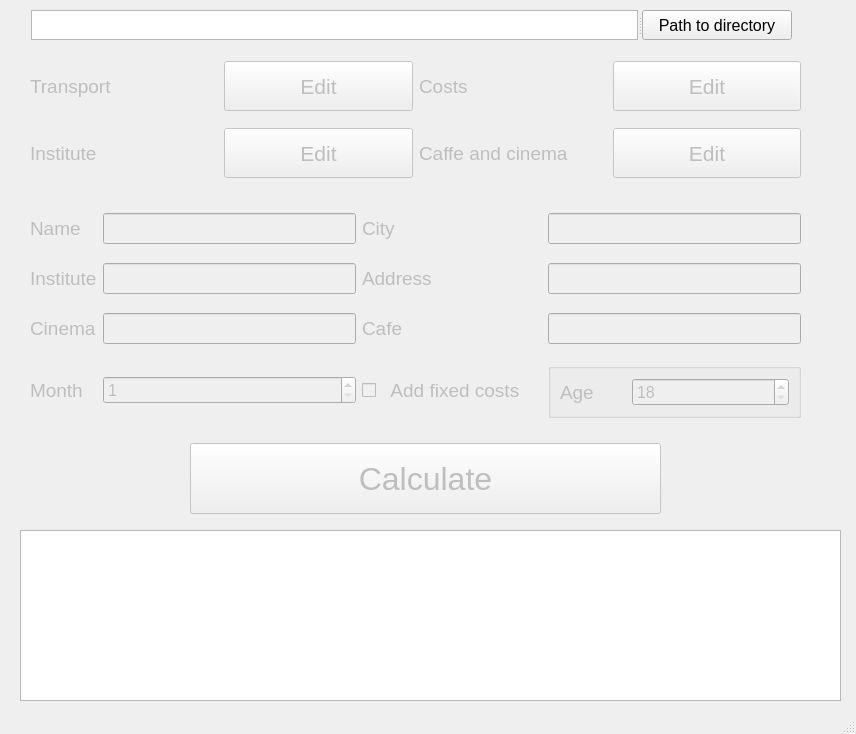
<?xml version="1.0" encoding="UTF-8"?>
<ui version="4.0">
 <class>MainWindow</class>
 <widget class="QMainWindow" name="MainWindow">
  <property name="geometry">
   <rect>
    <x>0</x>
    <y>0</y>
    <width>856</width>
    <height>734</height>
   </rect>
  </property>
  <property name="windowTitle">
   <string>MainWindow</string>
  </property>
  <widget class="QWidget" name="centralwidget">
   <property name="enabled">
    <bool>true</bool>
   </property>
   <widget class="QSplitter" name="splitter">
    <property name="geometry">
     <rect>
      <x>31</x>
      <y>10</y>
      <width>761</width>
      <height>30</height>
     </rect>
    </property>
    <property name="orientation">
     <enum>Qt::Horizontal</enum>
    </property>
    <widget class="QTextBrowser" name="textBrowser">
     <property name="sizePolicy">
      <sizepolicy hsizetype="Preferred" vsizetype="Preferred">
       <horstretch>250</horstretch>
       <verstretch>0</verstretch>
      </sizepolicy>
     </property>
     <property name="minimumSize">
      <size>
       <width>150</width>
       <height>0</height>
      </size>
     </property>
     <property name="maximumSize">
      <size>
       <width>900</width>
       <height>30</height>
      </size>
     </property>
     <property name="baseSize">
      <size>
       <width>900</width>
       <height>50</height>
      </size>
     </property>
     <property name="font">
      <font>
       <pointsize>10</pointsize>
      </font>
     </property>
    </widget>
    <widget class="QPushButton" name="pushButton">
     <property name="sizePolicy">
      <sizepolicy hsizetype="Maximum" vsizetype="Maximum">
       <horstretch>0</horstretch>
       <verstretch>0</verstretch>
      </sizepolicy>
     </property>
     <property name="minimumSize">
      <size>
       <width>150</width>
       <height>10</height>
      </size>
     </property>
     <property name="maximumSize">
      <size>
       <width>150</width>
       <height>30</height>
      </size>
     </property>
     <property name="font">
      <font>
       <pointsize>12</pointsize>
      </font>
     </property>
     <property name="text">
      <string>Path to directory</string>
     </property>
     <property name="iconSize">
      <size>
       <width>16</width>
       <height>12</height>
      </size>
     </property>
    </widget>
   </widget>
   <widget class="QTextEdit" name="textEdit">
    <property name="geometry">
     <rect>
      <x>20</x>
      <y>530</y>
      <width>821</width>
      <height>171</height>
     </rect>
    </property>
    <property name="readOnly">
     <bool>true</bool>
    </property>
   </widget>
   <widget class="QWidget" name="editWidget" native="true">
    <property name="enabled">
     <bool>false</bool>
    </property>
    <property name="geometry">
     <rect>
      <x>30</x>
      <y>50</y>
      <width>771</width>
      <height>141</height>
     </rect>
    </property>
    <layout class="QGridLayout" name="gridLayout">
     <item row="0" column="3">
      <widget class="QLabel" name="label_2">
       <property name="font">
        <font>
         <pointsize>14</pointsize>
        </font>
       </property>
       <property name="text">
        <string>Costs</string>
       </property>
      </widget>
     </item>
     <item row="0" column="4">
      <widget class="QPushButton" name="costs">
       <property name="sizePolicy">
        <sizepolicy hsizetype="Minimum" vsizetype="Maximum">
         <horstretch>0</horstretch>
         <verstretch>0</verstretch>
        </sizepolicy>
       </property>
       <property name="minimumSize">
        <size>
         <width>100</width>
         <height>50</height>
        </size>
       </property>
       <property name="maximumSize">
        <size>
         <width>200</width>
         <height>16777215</height>
        </size>
       </property>
       <property name="font">
        <font>
         <pointsize>16</pointsize>
        </font>
       </property>
       <property name="text">
        <string>Edit</string>
       </property>
      </widget>
     </item>
     <item row="1" column="2">
      <widget class="QPushButton" name="institute">
       <property name="sizePolicy">
        <sizepolicy hsizetype="Minimum" vsizetype="Maximum">
         <horstretch>0</horstretch>
         <verstretch>0</verstretch>
        </sizepolicy>
       </property>
       <property name="minimumSize">
        <size>
         <width>100</width>
         <height>50</height>
        </size>
       </property>
       <property name="maximumSize">
        <size>
         <width>200</width>
         <height>16777215</height>
        </size>
       </property>
       <property name="font">
        <font>
         <pointsize>16</pointsize>
        </font>
       </property>
       <property name="text">
        <string>Edit</string>
       </property>
      </widget>
     </item>
     <item row="1" column="3">
      <widget class="QLabel" name="label_4">
       <property name="font">
        <font>
         <pointsize>14</pointsize>
        </font>
       </property>
       <property name="text">
        <string>Caffe and cinema</string>
       </property>
      </widget>
     </item>
     <item row="1" column="0">
      <widget class="QLabel" name="label_3">
       <property name="font">
        <font>
         <pointsize>14</pointsize>
        </font>
       </property>
       <property name="text">
        <string>Institute</string>
       </property>
      </widget>
     </item>
     <item row="0" column="0">
      <widget class="QLabel" name="label">
       <property name="font">
        <font>
         <pointsize>14</pointsize>
        </font>
       </property>
       <property name="text">
        <string>Transport</string>
       </property>
      </widget>
     </item>
     <item row="0" column="2">
      <widget class="QPushButton" name="transport">
       <property name="sizePolicy">
        <sizepolicy hsizetype="Minimum" vsizetype="Maximum">
         <horstretch>0</horstretch>
         <verstretch>0</verstretch>
        </sizepolicy>
       </property>
       <property name="minimumSize">
        <size>
         <width>100</width>
         <height>50</height>
        </size>
       </property>
       <property name="maximumSize">
        <size>
         <width>200</width>
         <height>16777215</height>
        </size>
       </property>
       <property name="font">
        <font>
         <pointsize>16</pointsize>
        </font>
       </property>
       <property name="text">
        <string>Edit</string>
       </property>
      </widget>
     </item>
     <item row="1" column="4">
      <widget class="QPushButton" name="caffe_and_cinema">
       <property name="sizePolicy">
        <sizepolicy hsizetype="Minimum" vsizetype="Maximum">
         <horstretch>0</horstretch>
         <verstretch>0</verstretch>
        </sizepolicy>
       </property>
       <property name="minimumSize">
        <size>
         <width>100</width>
         <height>50</height>
        </size>
       </property>
       <property name="maximumSize">
        <size>
         <width>200</width>
         <height>16777215</height>
        </size>
       </property>
       <property name="font">
        <font>
         <pointsize>16</pointsize>
        </font>
       </property>
       <property name="text">
        <string>Edit</string>
       </property>
      </widget>
     </item>
    </layout>
   </widget>
   <widget class="QPushButton" name="calculateButton">
    <property name="enabled">
     <bool>false</bool>
    </property>
    <property name="geometry">
     <rect>
      <x>190</x>
      <y>443</y>
      <width>471</width>
      <height>71</height>
     </rect>
    </property>
    <property name="font">
     <font>
      <pointsize>24</pointsize>
     </font>
    </property>
    <property name="text">
     <string>Calculate</string>
    </property>
   </widget>
   <widget class="QWidget" name="dataWidget" native="true">
    <property name="enabled">
     <bool>false</bool>
    </property>
    <property name="geometry">
     <rect>
      <x>30</x>
      <y>200</y>
      <width>771</width>
      <height>231</height>
     </rect>
    </property>
    <layout class="QGridLayout" name="gridLayout_2">
     <item row="0" column="2">
      <widget class="QLabel" name="label_6">
       <property name="font">
        <font>
         <pointsize>14</pointsize>
        </font>
       </property>
       <property name="text">
        <string>City</string>
       </property>
      </widget>
     </item>
     <item row="2" column="0">
      <widget class="QLabel" name="label_9">
       <property name="font">
        <font>
         <pointsize>14</pointsize>
        </font>
       </property>
       <property name="text">
        <string>Cinema</string>
       </property>
      </widget>
     </item>
     <item row="0" column="1">
      <widget class="QLineEdit" name="nameEdit">
       <property name="font">
        <font>
         <pointsize>14</pointsize>
        </font>
       </property>
      </widget>
     </item>
     <item row="2" column="3">
      <widget class="QLineEdit" name="cafeEdit">
       <property name="font">
        <font>
         <pointsize>14</pointsize>
        </font>
       </property>
      </widget>
     </item>
     <item row="0" column="0">
      <widget class="QLabel" name="label_5">
       <property name="font">
        <font>
         <pointsize>14</pointsize>
        </font>
       </property>
       <property name="text">
        <string>Name</string>
       </property>
      </widget>
     </item>
     <item row="1" column="1">
      <widget class="QLineEdit" name="instituteEdit">
       <property name="font">
        <font>
         <pointsize>14</pointsize>
        </font>
       </property>
      </widget>
     </item>
     <item row="1" column="0">
      <widget class="QLabel" name="label_8">
       <property name="font">
        <font>
         <pointsize>14</pointsize>
        </font>
       </property>
       <property name="text">
        <string>Institute</string>
       </property>
      </widget>
     </item>
     <item row="3" column="0">
      <widget class="QLabel" name="label_12">
       <property name="font">
        <font>
         <pointsize>14</pointsize>
        </font>
       </property>
       <property name="text">
        <string>Month</string>
       </property>
      </widget>
     </item>
     <item row="0" column="3">
      <widget class="QLineEdit" name="cityEdit">
       <property name="font">
        <font>
         <pointsize>14</pointsize>
        </font>
       </property>
      </widget>
     </item>
     <item row="3" column="1">
      <widget class="QSpinBox" name="monthBox">
       <property name="font">
        <font>
         <pointsize>12</pointsize>
        </font>
       </property>
       <property name="minimum">
        <number>1</number>
       </property>
       <property name="maximum">
        <number>12</number>
       </property>
      </widget>
     </item>
     <item row="3" column="2">
      <widget class="QCheckBox" name="ageCheckBox">
       <property name="sizePolicy">
        <sizepolicy hsizetype="Minimum" vsizetype="Maximum">
         <horstretch>0</horstretch>
         <verstretch>0</verstretch>
        </sizepolicy>
       </property>
       <property name="font">
        <font>
         <pointsize>14</pointsize>
        </font>
       </property>
       <property name="text">
        <string>  Add fixed costs   </string>
       </property>
       <property name="iconSize">
        <size>
         <width>20</width>
         <height>20</height>
        </size>
       </property>
       <property name="autoRepeat">
        <bool>false</bool>
       </property>
       <property name="tristate">
        <bool>false</bool>
       </property>
      </widget>
     </item>
     <item row="2" column="2">
      <widget class="QLabel" name="label_10">
       <property name="font">
        <font>
         <pointsize>14</pointsize>
        </font>
       </property>
       <property name="text">
        <string>Cafe</string>
       </property>
      </widget>
     </item>
     <item row="1" column="2">
      <widget class="QLabel" name="label_7">
       <property name="font">
        <font>
         <pointsize>14</pointsize>
        </font>
       </property>
       <property name="text">
        <string>Address</string>
       </property>
      </widget>
     </item>
     <item row="2" column="1">
      <widget class="QLineEdit" name="cinemaEdit">
       <property name="font">
        <font>
         <pointsize>14</pointsize>
        </font>
       </property>
      </widget>
     </item>
     <item row="1" column="3">
      <widget class="QLineEdit" name="addessEdit">
       <property name="font">
        <font>
         <pointsize>14</pointsize>
        </font>
       </property>
      </widget>
     </item>
     <item row="3" column="3">
      <widget class="QGroupBox" name="ageWidget">
       <layout class="QFormLayout" name="formLayout">
        <item row="0" column="0">
         <widget class="QLabel" name="label_11">
          <property name="font">
           <font>
            <pointsize>14</pointsize>
           </font>
          </property>
          <property name="text">
           <string>Age      </string>
          </property>
         </widget>
        </item>
        <item row="0" column="1">
         <widget class="QSpinBox" name="ageBox">
          <property name="enabled">
           <bool>false</bool>
          </property>
          <property name="font">
           <font>
            <pointsize>12</pointsize>
           </font>
          </property>
          <property name="minimum">
           <number>18</number>
          </property>
          <property name="maximum">
           <number>30</number>
          </property>
         </widget>
        </item>
       </layout>
      </widget>
     </item>
    </layout>
   </widget>
  </widget>
  <widget class="QMenuBar" name="menubar">
   <property name="geometry">
    <rect>
     <x>0</x>
     <y>0</y>
     <width>856</width>
     <height>22</height>
    </rect>
   </property>
  </widget>
  <widget class="QStatusBar" name="statusbar"/>
 </widget>
 <resources/>
 <connections/>
</ui>
